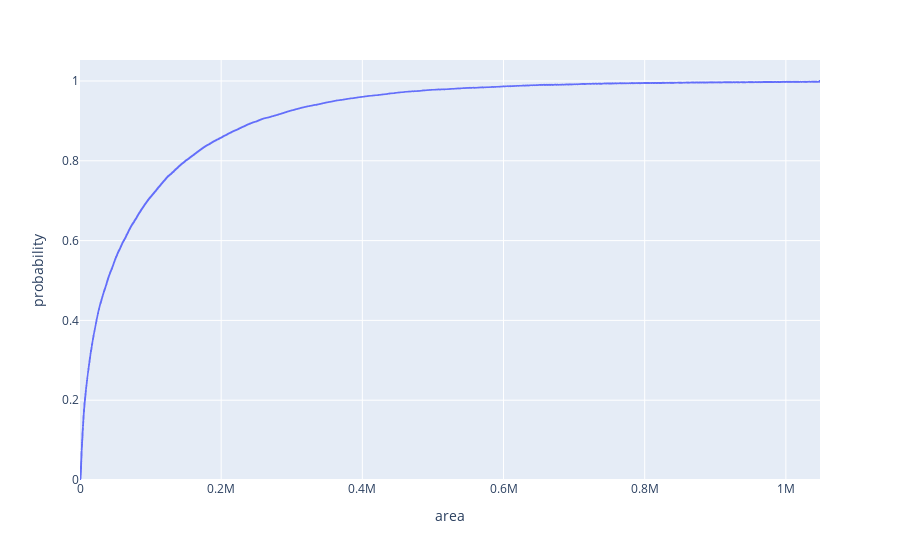

The cell this chart's notebook holds for it:
### Code cell
fig = px.ecdf(train_df, x="area")
fig.show()

### Figure 1 — Plotly figure (JSON) as saved in the notebook; plotly's stock layout.template omitted (floating-point values rounded to 4 significant figures; data arrays with more than 128 entries replaced by an {"elided": "..."} marker saying what was removed)
{"data": [{"hovertemplate": "area=%{x}<br>probability=%{y}<extra></extra>", "legendgroup": "", "line": {"dash": "solid", "shape": "hv"}, "marker": {"color": "#636efa", "symbol": "circle"}, "mode": "lines", "name": "", "showlegend": false, "type": "scattergl", "x": {"elided": "23144 float values"}, "xaxis": "x", "y": {"elided": "23144 float values"}, "yaxis": "y"}], "layout": {"legend": {"tracegroupgap": 0}, "margin": {"t": 60}, "xaxis": {"anchor": "y", "domain": [0, 1], "title": {"text": "area"}}, "yaxis": {"anchor": "x", "domain": [0, 1], "rangemode": "tozero", "title": {"text": "probability"}}}}
